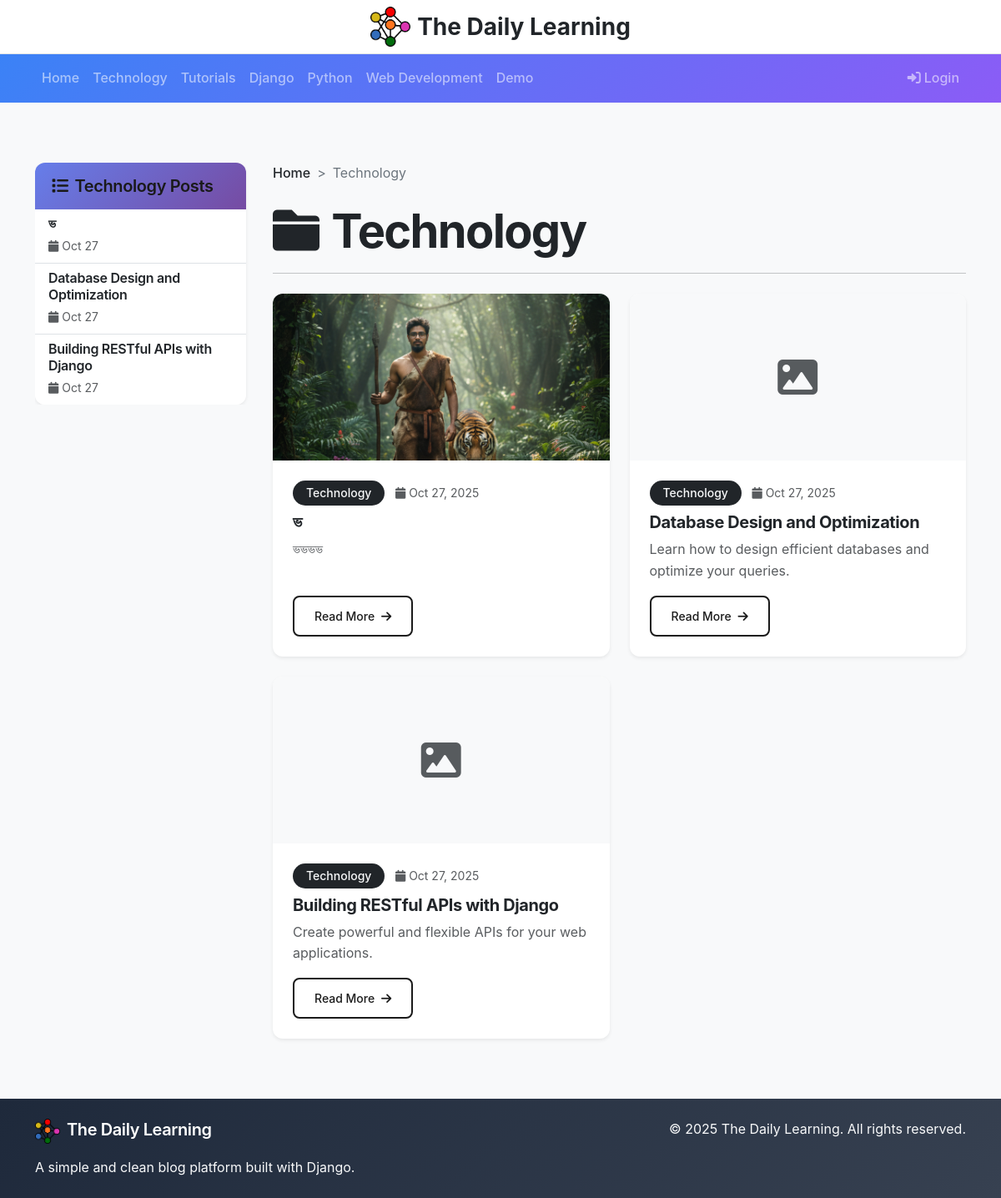
The page /category/technology/ on the database its author committed.
### blog/models.py (models this page shows, shortened)
class Category(models.Model):
    name = models.CharField(max_length=100)
    slug = models.SlugField(unique=True)
    description = models.TextField(blank=True)
    created_at = models.DateTimeField(auto_now_add=True)
    class Meta:
        verbose_name_plural = "Categories"

class Post(models.Model):
    STATUS_CHOICES = [
        ('draft', 'Draft'),
        ('published', 'Published'),
    ]
    title = models.CharField(max_length=200)
    slug = models.SlugField(unique=True)
    author = models.ForeignKey(User, on_delete=models.CASCADE)
    category = models.ForeignKey(Category, on_delete=models.CASCADE, related_name='posts')
    content = models.TextField(help_text="You can add images, videos, and YouTube links here")
    excerpt = models.TextField(max_length=500, blank=True, help_text="Brief description of the post")
    featured_image = models.ImageField(upload_to='blog_images/', blank=True, null=True)
    youtube_url = models.CharField(max_length=200, blank=True, help_text="YouTube URL (e.g., https://www.youtube.com/watch?v=VIDEO_ID)")
    video_file = models.FileField(upload_to='blog_videos/', blank=True, null=True, help_text="Upload video file")
    status = models.CharField(max_length=10, choices=STATUS_CHOICES, default='draft')
    created_at = models.DateTimeField(auto_now_add=True)
    updated_at = models.DateTimeField(auto_now=True)
    published_at = models.DateTimeField(null=True, blank=True)
    class Meta:
        ordering = ['-created_at']

### blog/views.py (the view)
# urls.py: path('category/<slug:slug>/', views.category_posts, name='category_posts'),
def category_posts(request, slug):
    category = get_object_or_404(Category, slug=slug)
    posts = Post.objects.filter(
        category=category,
        status='published'
    ).select_related('author', 'category')
    categories = Category.objects.all()
    paginator = Paginator(posts, 6)
    page_number = request.GET.get('page')
    posts = paginator.get_page(page_number)
    context = {
        'posts': posts,
        'category': category,
        'categories': categories,
    }
    return render(request, 'blog/category_posts.html', context)

### templates/blog/category_posts.html (shortened to what this page needs)
{% extends 'blog/base.html' %}
{% block content %}
<div class="row">
    <div class="col-lg-3">
        <div class="category-sidebar-scroll">
            <div class="card border-0 shadow-sm">
                <div class="card-header bg-dark text-light">
                    <h5 class="mb-0">
                        <i class="fas fa-list me-2"></i>{{ category.name }} Posts
                    </h5>
                </div>
                <div class="card-body p-0">
                    <div class="list-group list-group-flush">
                        {% for post in posts %}
                        <a href="{% url 'post_detail' post.slug %}" class="list-group-item list-group-item-action hover-item" style="transition: all 0.2s;">
                            <div class="d-flex w-100 justify-content-between">
                                <h6 class="mb-1 text-dark">{{ post.title|truncatewords:6 }}</h6>
                            </div>
                            <small class="text-muted">
                                <i class="fas fa-calendar me-1"></i>{{ post.created_at|date:"M d" }}
                            </small>
                        </a>
                        {% endfor %}
                    </div>
                </div>
            </div>
        </div>
    </div>
    <div class="col-lg-9">
        <div class="mb-4">
            <nav aria-label="breadcrumb">
                <ol class="breadcrumb">
                    <li class="breadcrumb-item"><a href="{% url 'post_list' %}" class="text-dark">Home</a></li>
                    <li class="breadcrumb-item active">{{ category.name }}</li>
                </ol>
            </nav>
            <h1 class="display-4 fw-bold text-dark mb-3">
                <i class="fas fa-folder me-3"></i>{{ category.name }}
            </h1>
            <hr class="border-dark">
        </div>
        {% if posts %}
            <div class="row">
                {% for post in posts %}
                <div class="col-md-6 mb-4">
                    <div class="card h-100 shadow-sm border-0">
                        {% if post.featured_image %}
                        <img src="{{ post.featured_image.url }}" class="card-img-top" alt="{{ post.title }}" style="height: 200px; object-fit: cover;">
                        {% else %}
                        <div class="card-img-top bg-light d-flex align-items-center justify-content-center" style="height: 200px;">
                            <i class="fas fa-image fa-3x text-muted"></i>
                        </div>
                        {% endif %}
                        <div class="card-body d-flex flex-column">
                            <div class="mb-2">
                                <span class="badge bg-dark text-light">{{ post.category.name }}</span>
                                <small class="text-muted ms-2">
                                    <i class="fas fa-calendar me-1"></i>{{ post.created_at|date:"M d, Y" }}
                                </small>
                            </div>
                            <h5 class="card-title fw-bold">
                                <a href="{% url 'post_detail' post.slug %}" class="text-dark text-decoration-none">
                                    {{ post.title }}
                                </a>
                            </h5>
                            {% if post.excerpt %}
                            <p class="card-text text-muted flex-grow-1">{{ post.excerpt|truncatewords:20 }}</p>
                            {% endif %}
                            <div class="mt-auto">
                                <a href="{% url 'post_detail' post.slug %}" class="btn btn-outline-dark btn-sm">
                                    Read More <i class="fas fa-arrow-right ms-1"></i>
                                </a>
                            </div>
                        </div>
                    </div>
                </div>
                {% endfor %}
            </div>
        {% endif %}
    </div>
</div>
{% endblock %}

### templates/blog/base.html (shortened to what this page needs)
<!DOCTYPE html>
<html lang="en">
<head>
    <link href="https://cdn.jsdelivr.net/npm/bootstrap@5.3.0/dist/css/bootstrap.min.css" rel="stylesheet">
    <link rel="stylesheet" href="{% load static %}{% static 'css/style.css' %}">
    <link rel="stylesheet" href="https://cdnjs.cloudflare.com/ajax/libs/font-awesome/6.0.0/css/all.min.css">
</head>
<body>
    <div class="w-100 py-2 bg-white border-bottom shadow-sm">
        <div class="container d-flex flex-column align-items-center justify-content-center">
            <a class="d-flex align-items-center text-decoration-none" href="{% url 'post_list' %}">
                <img src="{% load static %}{% get_media_prefix %}Logo/site_logo.png" alt="The Daily Learning" height="48" class="me-2">
                <span class="fs-3 fw-bold text-dark">The Daily Learning</span>
            </a>
        </div>
    </div>
    <nav class="navbar navbar-expand-lg navbar-dark position-sticky top-0 z-2">
        <div class="container">
            <div class="d-flex w-100 justify-content-between align-items-center">
                <div class="d-flex align-items-center">
                    <div class="collapse navbar-collapse show" id="navbarNav">
                        <ul class="navbar-nav me-auto mb-2 mb-lg-0">
                            <li class="nav-item">
                                <a class="nav-link" href="{% url 'post_list' %}">Home</a>
                            </li>
                            {% for category in categories %}
                            <li class="nav-item">
                                <a class="nav-link" href="{% url 'category_posts' category.slug %}">{{ category.name }}</a>
                            </li>
                            {% endfor %}
                        </ul>
                    </div>
                </div>
                <ul class="navbar-nav ms-auto mb-2 mb-lg-0">
                    {% if user.is_authenticated %}
                        {% if user.is_superuser %}
                        <li class="nav-item">
                            <a class="nav-link" href="{% url 'admin_dashboard' %}">
                                <i class="fas fa-tachometer-alt me-1"></i>Dashboard
                            </a>
                        </li>
                        {% endif %}
                        <li class="nav-item">
                            <a class="nav-link" href="{% url 'custom_logout' %}">
                                <i class="fas fa-sign-out-alt me-1"></i>Logout
                            </a>
                        </li>
                    {% else %}
                        <li class="nav-item">
                            <a class="nav-link" href="{% url 'custom_login' %}">
                                <i class="fas fa-sign-in-alt me-1"></i>Login
                            </a>
                        </li>
                    {% endif %}
                </ul>
            </div>
        </div>
    </nav>
    <main class="container my-3 mt-5 pt-4">
        {% block content %}
        {% endblock %}
    </main>
    <footer class="footer-gradient text-light py-4 mt-5">
        <div class="container">
            <div class="row">
                <div class="col-md-6">
                    <h5><img src="{% load static %}{% get_media_prefix %}Logo/site_logo.png" alt="The Daily Learning" height="30" class="me-2">The Daily Learning</h5>
                    <p class="mb-0">A simple and clean blog platform built with Django.</p>
                </div>
                <div class="col-md-6 text-md-end">
                    <p class="mb-0">&copy; {% now "Y" %} The Daily Learning. All rights reserved.</p>
                </div>
            </div>
        </div>
    </footer>
</body>
</html>

### static/css/style.css (style rules this page uses)
* { margin: 0; padding: 0; box-sizing: border-box; }
body { font-family: -apple-system, BlinkMacSystemFont, 'Segoe UI', 'Roboto', 'Oxygen', 'Ubuntu', 'Cantarell', sans-serif; line-height: 1.6; color: #333; background-color: #f8f9fa; }
h1, h2, h3, h4, h5, h6 { font-weight: 600; color: #1a1a1a; letter-spacing: -0.02em; margin-bottom: 1rem; }
h1 { font-size: 2.5rem; }
.display-4 { font-weight: 700; letter-spacing: -0.03em; }
.card { transition: transform 0.3s ease, box-shadow 0.3s ease; border: none; border-radius: 12px; overflow: hidden; background: #fff; }
.card-img-top { transition: transform 0.3s ease; }
.card-header { border-bottom: none; background: linear-gradient(135deg, #667eea 0%, #764ba2 100%); color: #fff; font-weight: 600; padding: 1rem 1.25rem; }
.card-body { padding: 1.5rem; }
.navbar-nav .nav-link { font-weight: 500; transition: all 0.3s ease; padding: 0.5rem 1rem; border-radius: 6px; }
.btn { border-radius: 8px; font-weight: 500; padding: 0.5rem 1.5rem; transition: all 0.3s ease; border: none; }
.btn-outline-dark { border: 2px solid #1a1a1a; color: #1a1a1a; }
a { transition: all 0.3s ease; text-decoration: none; }
.hover-item { transition: all 0.3s ease; }
.badge { font-weight: 500; padding: 0.5rem 1rem; border-radius: 6px; }
.breadcrumb { background: transparent; padding: 0; margin-bottom: 1.5rem; }
.breadcrumb-item a { color: #667eea; font-weight: 500; }
.breadcrumb-item.active { color: #6c757d; }
@media (min-width: 992px) { .category-sidebar-scroll { max-height: calc(100vh - 220px); overflow-y: auto; padding-right: 0.5rem; position: sticky; top: 120px; } }
.badge { font-weight: 500; padding: 0.5rem 0.75rem; }
footer { margin-top: auto; }
footer h5 { color: #fff; font-weight: 600; }
.breadcrumb { background-color: transparent; padding: 0; }
.breadcrumb-item + .breadcrumb-item::before { content: ">"; color: #6c757d; }
.card-img-top { transition: opacity 0.2s ease-in-out; }
.card { border-radius: 12px; overflow: hidden; }
.card-header { background-color: #f8f9fa; border-bottom: none; font-weight: 600; }
.btn { border-radius: 8px; padding: 0.75rem 1.5rem; font-weight: 500; transition: all 0.3s ease; }
.badge { padding: 0.5rem 1rem; border-radius: 20px; font-size: 0.875rem; }

### templates/blog/base.html (style rules this page uses)
:root { --primary-color: #3b82f6; --secondary-color: #8b5cf6; --accent-color: #10b981; --dark-color: #1e293b; --light-color: #f8fafc; --text-color: #374151; --border-color: #e5e7eb; }
.navbar-dark { background: linear-gradient(135deg, var(--primary-color), var(--secondary-color)) !important; }
.footer-gradient { background: linear-gradient(135deg, var(--dark-color), #374151); }
.card { transition: transform 0.3s ease, box-shadow 0.3s ease; }

### rows shown on the page
Category: name "Technology"
Category: name "Tutorials"
Category: name "Django"
Category: name "Python"
Category: name "Web Development"
Category: name "Demo"
Post: title "ভ", created_at "Oct 27", featured_image (picture), category.name "Technology", created_at "Oct 27, 2025", excerpt "ভভভভ"
Post: title "Database Design and Optimization", created_at "Oct 27", category.name "Technology", created_at "Oct 27, 2025", excerpt "Learn how to design efficient databases and optimize your queries."
Post: title "Building RESTful APIs with Django", created_at "Oct 27", category.name "Technology", created_at "Oct 27, 2025", excerpt "Create powerful and flexible APIs for your web applications."
